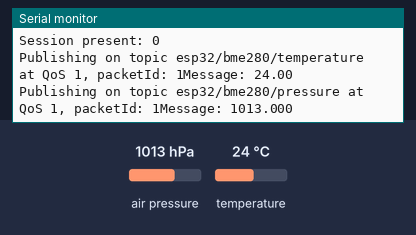
Recording of a sketch running on a simulated ESP32. On the bench: the last lines printed to the serial monitor. The inputs (shaded band) are chosen by the test bench; at power-on: air pressure 1013 hPa, temperature 24 °C. WiFi joins after 1.5 s; servers stay silent unless stated; no MQTT or app messages arrive unless stated.

Above: at 18.0 s.
18.1 s: air pressure set to 952 hPa
At 21.1 s:
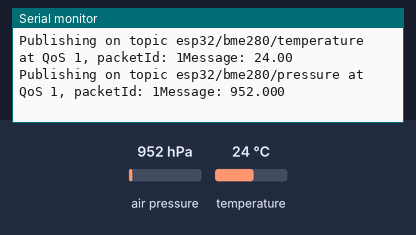
33.0 s: temperature set to 12 °C
At 41.1 s:
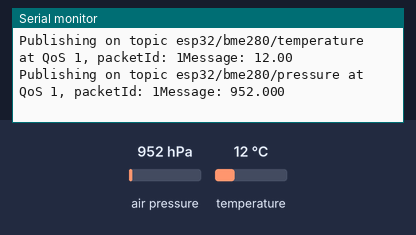
47.9 s: air pressure set to 975 hPa
At 51.1 s:
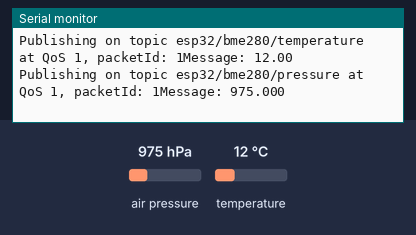
Timing chart, 0 to 52.6 s (numbered marks = the images above; inputs shaded):
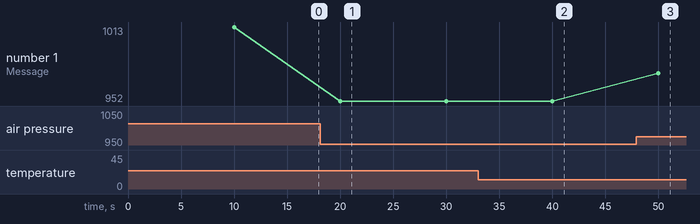

The sketch:

esp32_mqtt_bmp280_temp_pres.ino
```cpp
// (licence header left out)
#include <Wire.h>
#include <Adafruit_Sensor.h>
#include <Adafruit_BMP280.h>
#include <WiFi.h>
extern "C" {
  #include "freertos/FreeRTOS.h"
  #include "freertos/timers.h"
}
#include <AsyncMqttClient.h>

#define WIFI_SSID "Virus"
#define WIFI_PASSWORD "qwertF0ns3c4"

// Raspberry Pi Mosquitto MQTT Broker
#define MQTT_HOST IPAddress(192, 168, 0, 8)
// For a cloud MQTT broker, type the domain name
//#define MQTT_HOST "example.com"
#define MQTT_PORT 1883

// Temperature MQTT Topics
#define MQTT_PUB_TEMP "esp32/bme280/temperature"
//#define MQTT_PUB_HUM "esp32/bme280/humidity"
#define MQTT_PUB_PRES "esp32/bme280/pressure"

// BME280 I2C
//Adafruit_BME280 bme;
Adafruit_BMP280 bmp;
// Variables to hold sensor readings
float temp;
//float hum;
float pres;

AsyncMqttClient mqttClient;
TimerHandle_t mqttReconnectTimer;
TimerHandle_t wifiReconnectTimer;

unsigned long previousMillis = 0;   // Stores last time temperature was published
const long interval = 10000;        // Interval at which to publish sensor readings

void connectToWifi() {
  Serial.println("Connecting to Wi-Fi...");
  WiFi.begin(WIFI_SSID, WIFI_PASSWORD);
}

void connectToMqtt() {
  Serial.println("Connecting to MQTT...");
  mqttClient.connect();
}

void WiFiEvent(WiFiEvent_t event) {
  Serial.printf("[WiFi-event] event: %d\n", event);
  switch(event) {
    case SYSTEM_EVENT_STA_GOT_IP:
      Serial.println("WiFi connected");
      Serial.println("IP address: ");
      Serial.println(WiFi.localIP());
      connectToMqtt();
      break;
    case SYSTEM_EVENT_STA_DISCONNECTED:
      Serial.println("WiFi lost connection");
      xTimerStop(mqttReconnectTimer, 0); // ensure we don't reconnect to MQTT while reconnecting to Wi-Fi
      xTimerStart(wifiReconnectTimer, 0);
      break;
  }
}

void onMqttConnect(bool sessionPresent) {
  Serial.println("Connected to MQTT.");
  Serial.print("Session present: ");
  Serial.println(sessionPresent);
}

void onMqttDisconnect(AsyncMqttClientDisconnectReason reason) {
  Serial.println("Disconnected from MQTT.");
  if (WiFi.isConnected()) {
    xTimerStart(mqttReconnectTimer, 0);
  }
}

/*void onMqttSubscribe(uint16_t packetId, uint8_t qos) {
  Serial.println("Subscribe acknowledged.");
  Serial.print("  packetId: ");
  Serial.println(packetId);
  Serial.print("  qos: ");
  Serial.println(qos);
}
void onMqttUnsubscribe(uint16_t packetId) {
  Serial.println("Unsubscribe acknowledged.");
  Serial.print("  packetId: ");
  Serial.println(packetId);
}*/

void onMqttPublish(uint16_t packetId) {
  Serial.print("Publish acknowledged.");
  Serial.print("  packetId: ");
  Serial.println(packetId);
}

void setup() {
  Serial.begin(115200);
  Serial.println();

  // Initialize BME280 sensor
  if (!bmp.begin(0x76)) {
    Serial.println("Could not find a valid BME280 sensor, check wiring!");
    while (1);
  }

  mqttReconnectTimer = xTimerCreate("mqttTimer", pdMS_TO_TICKS(2000), pdFALSE, (void*)0, reinterpret_cast<TimerCallbackFunction_t>(connectToMqtt));
  wifiReconnectTimer = xTimerCreate("wifiTimer", pdMS_TO_TICKS(2000), pdFALSE, (void*)0, reinterpret_cast<TimerCallbackFunction_t>(connectToWifi));

  WiFi.onEvent(WiFiEvent);

  mqttClient.onConnect(onMqttConnect);
  mqttClient.onDisconnect(onMqttDisconnect);
  //mqttClient.onSubscribe(onMqttSubscribe);
  //mqttClient.onUnsubscribe(onMqttUnsubscribe);
  mqttClient.onPublish(onMqttPublish);
  mqttClient.setServer(MQTT_HOST, MQTT_PORT);
  // If your broker requires authentication (username and password), set them below
  //mqttClient.setCredentials("REPlACE_WITH_YOUR_USER", "REPLACE_WITH_YOUR_PASSWORD");
  connectToWifi();
}

void loop() {
  unsigned long currentMillis = millis();
  // Every X number of seconds (interval = 10 seconds)
  // it publishes a new MQTT message
  if (currentMillis - previousMillis >= interval) {
    // Save the last time a new reading was published
    previousMillis = currentMillis;
    // New BME280 sensor readings
    temp = bmp.readTemperature();
    //temp = 1.8*bme.readTemperature() + 32;
    //hum = bme.readHumidity();
    pres = bmp.readPressure()/100.0F;

    // Publish an MQTT message on topic esp32/BME2800/temperature
    uint16_t packetIdPub1 = mqttClient.publish(MQTT_PUB_TEMP, 1, true, String(temp).c_str());
    Serial.printf("Publishing on topic %s at QoS 1, packetId: %i", MQTT_PUB_TEMP, packetIdPub1);
    Serial.printf("Message: %.2f \n", temp);

//    // Publish an MQTT message on topic esp32/BME2800/humidity
//    uint16_t packetIdPub2 = mqttClient.publish(MQTT_PUB_HUM, 1, true, String(hum).c_str());
//    Serial.printf("Publishing on topic %s at QoS 1, packetId %i: ", MQTT_PUB_HUM, packetIdPub2);
//    Serial.printf("Message: %.2f \n", hum);

    // Publish an MQTT message on topic esp32/BME2800/pressure
    uint16_t packetIdPub3 = mqttClient.publish(MQTT_PUB_PRES, 1, true, String(pres).c_str());
    Serial.printf("Publishing on topic %s at QoS 1, packetId: %i", MQTT_PUB_PRES, packetIdPub3);
    Serial.printf("Message: %.3f \n", pres);
  }
}
```

Measured:
- after the input at 18.1 s, the serial monitor: prints a new line after 1.9 s (image 1)
- after the input at 33.0 s, the serial monitor: prints a new line after 7.0 s (image 2)
- after the input at 47.9 s, the serial monitor: prints a new line after 2.1 s (image 3)
- plotted number 1: 1013 → 952 after the input at 18.1 s, 952 → 975 after the input at 47.9 s
